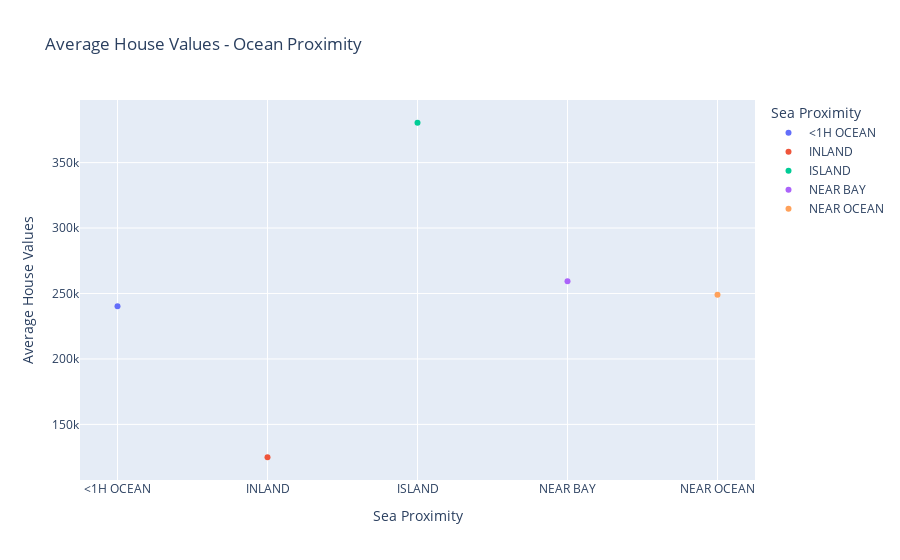

The cell this chart's notebook holds for it:
### Code cell
mean_value = df.groupby("ocean_proximity")["median_house_value"].mean().reset_index()

fig = px.scatter(mean_value, x="ocean_proximity", y="median_house_value",
                title = "Average House Values - Ocean Proximity",
                labels={'median_house_value': 'Average House Values', 'ocean_proximity': 'Sea Proximity'},
                color="ocean_proximity",
                hover_data=["ocean_proximity"])

fig.show()

### Figure 1 — Plotly figure (JSON) as saved in the notebook; plotly's stock layout.template omitted (floating-point values rounded to 4 significant figures)
{"data": [{"hovertemplate": "Sea Proximity=%{x}<br>Average House Values=%{y}<extra></extra>", "legendgroup": "<1H OCEAN", "marker": {"color": "#636efa", "symbol": "circle"}, "mode": "markers", "name": "<1H OCEAN", "orientation": "v", "showlegend": true, "x": ["<1H OCEAN"], "xaxis": "x", "y": [240300.0], "yaxis": "y", "type": "scatter"}, {"hovertemplate": "Sea Proximity=%{x}<br>Average House Values=%{y}<extra></extra>", "legendgroup": "INLAND", "marker": {"color": "#EF553B", "symbol": "circle"}, "mode": "markers", "name": "INLAND", "orientation": "v", "showlegend": true, "x": ["INLAND"], "xaxis": "x", "y": [124900.0], "yaxis": "y", "type": "scatter"}, {"hovertemplate": "Sea Proximity=%{x}<br>Average House Values=%{y}<extra></extra>", "legendgroup": "ISLAND", "marker": {"color": "#00cc96", "symbol": "circle"}, "mode": "markers", "name": "ISLAND", "orientation": "v", "showlegend": true, "x": ["ISLAND"], "xaxis": "x", "y": [380440], "yaxis": "y", "type": "scatter"}, {"hovertemplate": "Sea Proximity=%{x}<br>Average House Values=%{y}<extra></extra>", "legendgroup": "NEAR BAY", "marker": {"color": "#ab63fa", "symbol": "circle"}, "mode": "markers", "name": "NEAR BAY", "orientation": "v", "showlegend": true, "x": ["NEAR BAY"], "xaxis": "x", "y": [259300.0], "yaxis": "y", "type": "scatter"}, {"hovertemplate": "Sea Proximity=%{x}<br>Average House Values=%{y}<extra></extra>", "legendgroup": "NEAR OCEAN", "marker": {"color": "#FFA15A", "symbol": "circle"}, "mode": "markers", "name": "NEAR OCEAN", "orientation": "v", "showlegend": true, "x": ["NEAR OCEAN"], "xaxis": "x", "y": [249000.0], "yaxis": "y", "type": "scatter"}], "layout": {"xaxis": {"anchor": "y", "domain": [0, 1], "title": {"text": "Sea Proximity"}, "categoryorder": "array", "categoryarray": ["<1H OCEAN", "INLAND", "ISLAND", "NEAR BAY", "NEAR OCEAN"]}, "yaxis": {"anchor": "x", "domain": [0, 1], "title": {"text": "Average House Values"}}, "legend": {"title": {"text": "Sea Proximity"}, "tracegroupgap": 0}, "title": {"text": "Average House Values - Ocean Proximity"}}}
